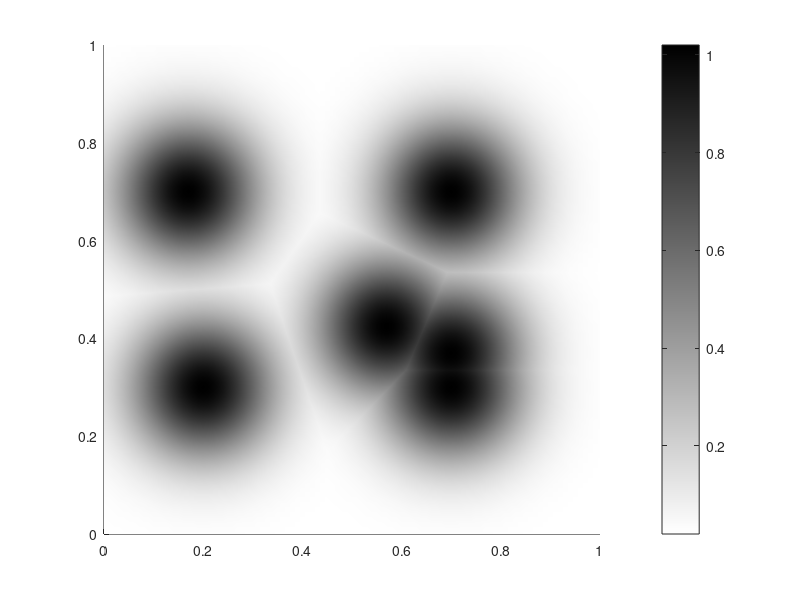

The MATLAB script that drew this image:
clc;clear all;clf;close all;

x=0:0.01:1;
y=0:0.01:1;
[X,Y]=meshgrid(x,y);
sigma = 0.1;
tho1 = 0.02;
s=[0.5,0;0.57,0;0.47,1;1,0.67;1,0;1,1];
v=[-0.2,0.2;0,0.283;-0.2,-0.2;-0.2,-0.2;-0.2,0.2;-0.2,-0.2]*10^-2;
a=[];
for i = 1:length(s)
    Z{i} = tho1+exp(-((X-s(i,1)).^2+(Y-s(i,2)).^2)/(2*sigma^2));
    
%     surf(X, Y, Z{i},'edgecolor','none');
%     shading interp
%     view(2);
%     hold on
end
m = sum(Z{i});

colormap(flipud(gray(256)));
colorbar;

for t=1:150
    clf;
    s=s+v;
    for i = 1:length(s)
        Z{i} = tho1+exp(-((X-s(i,1)).^2+(Y-s(i,2)).^2)/(2*sigma^2));
        
        surf(X, Y, Z{i},'edgecolor','none');
        shading interp
        view(2);
        hold on
    end
    
    colormap(flipud(gray(256)));
    colorbar;
    M(t) = getframe;
end
